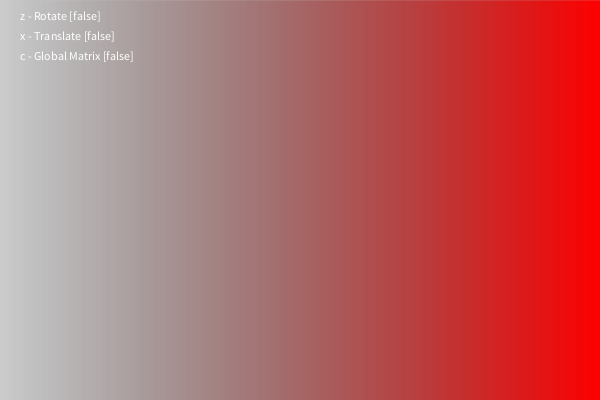
Frame 1 (no input)
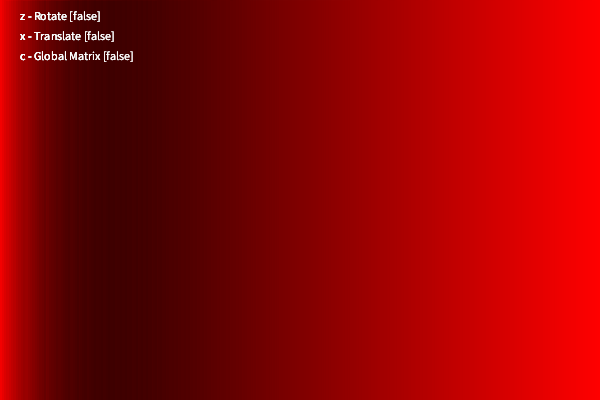
Frame 60 (the mouse pressed at the canvas centre just before this capture)
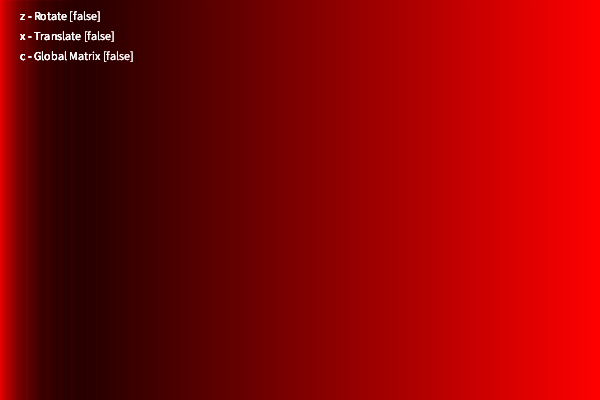
Frame 120 (the mouse held since frame 60 and released just before this capture)

The Processing sketch that drew these frames (run headless with seeded random() and noise(); from frame 60 on, the mouse is pressed at the canvas centre):

// Processing sketch: processing_94211
// ── processing_94211.pde

// Gradientography

int w=600, h=400;                                                       // Define size of canvas
boolean swap=false, rot=false, trans=false, glob=false;                 // Define bools
color k1 = color(0, 0, 0, 1);                                           // Define gradient color 1 [keep alpha at 1]
color k2 = color(255, 0, 0, 255);                                       // Define gradient color 2
color c1, c2;                                                           // Init swappable colors
float interp = 1.0/600;                                                 // Calculate interporation

void setup() { 
  size(600, 400);                                                       // Canvas create using numeric variables to run via processing.js
}

void draw() {
  if (glob) { pushMatrix(); }                                                // Perform translate + rotation on glob matrix 
  if (trans && glob) { translate(random(-w/2, w/2), random(-h/2, h/2)); }
  if (rot && glob) { rotate(random(-360,360)); } 
  drawGradient();                                                            // Draw the actual gradient
  if (glob) { popMatrix(); }                                                 // Pop matrix if working on glob
  text("z - Rotate ["+rot+"]", 20, 20);                                      // Add text to sketch
  text("x - Translate ["+trans+"]", 20, 40);
  text("c - Global Matrix ["+glob+"]", 20, 60);
}

void drawGradient() {
  if (frameCount%25==0) { swap = !swap; }                                        // Flip swap bool
  if (swap) { c1 = k2; c2 = k1; } else { c1 = k1; c2 = k2; }                     // Flip colors for gradient
  for (int i=0; i<w; i++) {                                                      // For every line of sketch width, perform the following
    if (!glob && (trans || rot)) { pushMatrix(); }                               // Push matrix for EACH line if not glob
    if (trans && !glob) { translate(random(-w/2, w/2), random(-h/2, h/2)); }     // If translate (on) randomly shift origin point
    if (rot && !glob) { rotate(random(360)); }                                   // If rot (on) randomly rot origin point
    stroke( lerpColor(c1, c2, i*interp) );                                       // Set stroke color to be an interpolated color between the gradient colors depending on the horizontal (w) position (i in the for loop)
    line(i, 0, i, w);                                                            // Draw teh line!
    if (!glob && (trans || rot)) { popMatrix(); }                                // Only pop if not glob
  }
}

void keyPressed() {                          // Catch key presses and flip config bools
  if (key == 'z') { rot=!rot; }
  if (key == 'x') { trans=!trans; } 
  if (key == 'c') { glob=!glob; }
}
